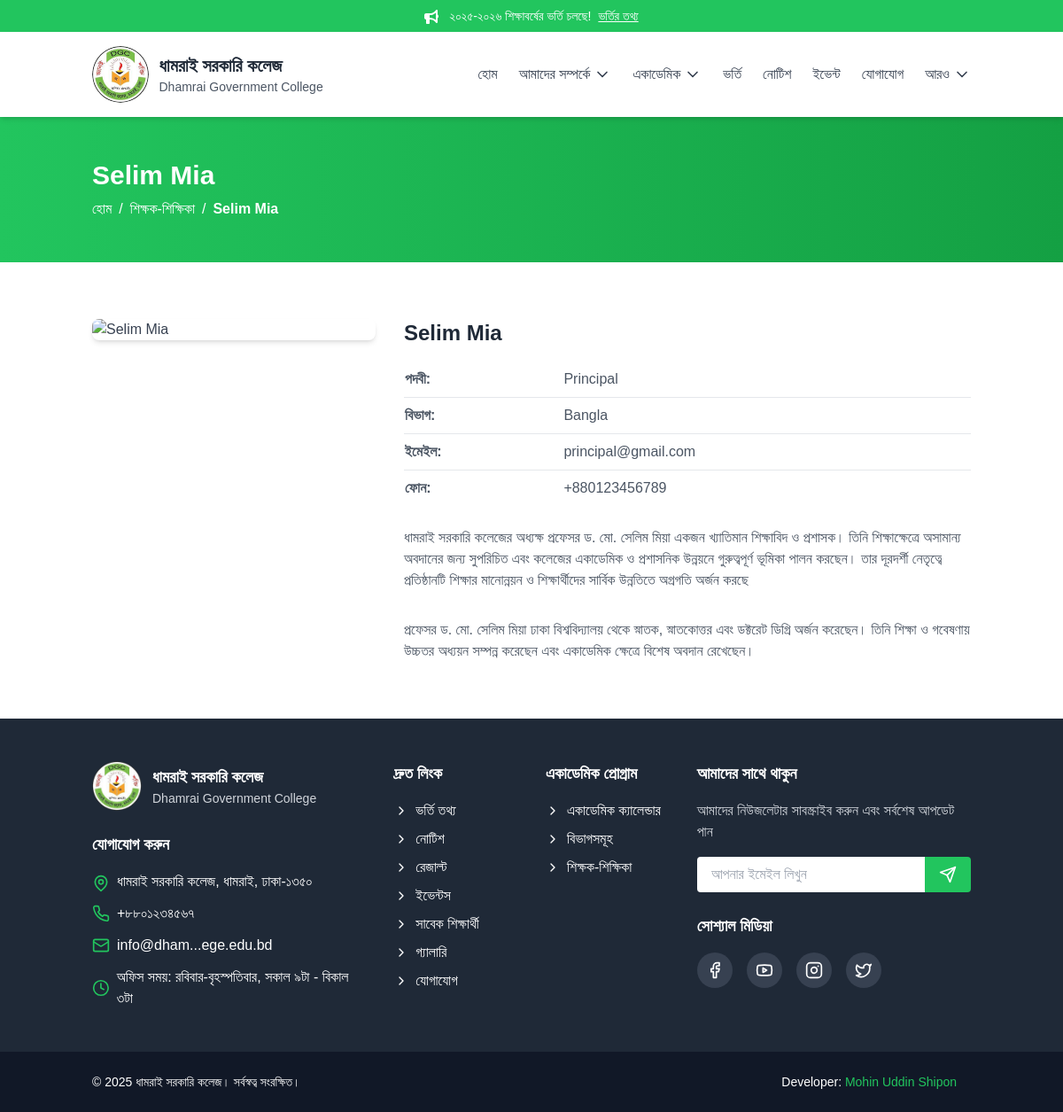
The app's page /faculty/kdO6UPnaudsvFGYQ/ with its own data.
### core/models.py (models this page shows, shortened)
class Faculty(models.Model):
    DESIGNATION_CHOICES = [
        ('principal', 'অধ্যক্ষ'),
        ('vice principal', 'সহযোগী অধ্যক্ষ'),
        ('professor', 'অধ্যাপক'),
        ('associate professor', 'যুগ্ম অধ্যাপক'),
        ('assistant professor', 'সহযোগী অধ্যাপক'),
        ('lecturer', 'প্রভাষক'),
        ('staff', 'কর্মচারী'),
    ]
    name = models.CharField(max_length=100)
    designation = models.CharField(max_length=50, choices=DESIGNATION_CHOICES)
    department = models.ForeignKey(Department, on_delete=models.SET_NULL, null=True, blank=True)
    education = models.TextField(blank=True, null=True)
    bio = models.TextField(blank=True, null=True)
    photo = CloudinaryField('image', blank=True, null=True)
    email = models.EmailField(blank=True, null=True)
    phone = models.CharField(max_length=20, blank=True, null=True)
    join_date = models.DateField()
    slug = models.SlugField(unique=True, blank=True)
    class Meta:
        verbose_name_plural = "শিক্ষক-শিক্ষিকা"
        ordering = ['designation', 'name']
        indexes = [models.Index(fields=['slug'])]

class Department(models.Model):
    name = models.CharField(max_length=100)
    code = models.CharField(max_length=10, unique=True)
    description = models.TextField(blank=True, null=True)
    department_head = models.ForeignKey(
        'Faculty', on_delete=models.SET_NULL, null=True, blank=True, related_name='head_of_department'
    )
    established = models.DateField(null=True, blank=True)
    slug = models.SlugField(unique=True, blank=True)
    class Meta:
        ordering = ['name']
        indexes = [models.Index(fields=['slug'])]

### core/views.py (the view)
# urls.py: path('faculty/<slug:slug>/', views.FacultyDetailView.as_view(), name='faculty_detail'),
class FacultyDetailView(DetailView):
    model = Faculty
    template_name = 'faculty_detail.html'
    context_object_name = 'faculty'
    def get_object(self, queryset=None):
        try:
            return super().get_object(queryset)
        except ObjectDoesNotExist:
            logger.error(f"Faculty not found: {self.kwargs.get('slug')}")
            raise Http404("Faculty member not found.")

### templates/faculty_detail.html (shortened to what this page needs)
{% extends "base.html" %}
{% load static %}
{% block content %}
<div class="bg-gradient-to-r from-primary to-primary-dark text-white py-12">
    <div class="container mx-auto px-4">
        <h1 class="text-3xl font-bold mb-2">{{ faculty.name }}</h1>
        <div class="flex items-center">
            <a href="{% url 'core:home' %}" class="hover:text-primary-light transition-colors duration-200">হোম</a>
            <span class="mx-2">/</span>
            <a href="{% url 'core:faculty' %}" class="hover:text-primary-light transition-colors duration-200">শিক্ষক-শিক্ষিকা</a>
            <span class="mx-2">/</span>
            <span class="font-semibold">{{ faculty.name }}</span>
        </div>
    </div>
</div>
<section class="py-16 bg-white">
    <div class="container mx-auto px-4">
        <div class="flex flex-col md:flex-row gap-8">
            <div class="md:w-1/3">
                {% if faculty.photo %}
                    <img src="{{ faculty.photo.url }}" alt="{{ faculty.name }}" class="rounded-lg shadow-md w-full">
                {% else %}
                    <div class="bg-gray-200 rounded-lg shadow-md w-full h-full flex items-center justify-center">
                        <span class="text-gray-500">No image found</span>
                    </div>
                {% endif %}
            </div>
            <div class="md:w-2/3">
                <h2 class="text-2xl font-bold text-gray-800 mb-4">{{ faculty.name }}</h2>
                <table class="table-auto border-collapse w-full text-left mt-4">
                    <tr class="border-b">
                        <td class="font-semibold text-gray-600 pr-4 py-2">পদবী:</td>
                        <td class="text-gray-600 py-2">{{ faculty.designation }}</td>
                    </tr>
                    <tr class="border-b">
                        <td class="font-semibold text-gray-600 pr-4 py-2">বিভাগ:</td>
                        <td class="text-gray-600 py-2">{{ faculty.department.name }}</td>
                    </tr>
                    <tr class="border-b">
                        <td class="font-semibold text-gray-600 pr-4 py-2">ইমেইল:</td>
                        <td class="text-gray-600 py-2">{{ faculty.email }}</td>
                    </tr>
                    <tr>
                        <td class="font-semibold text-gray-600 pr-4 py-2">ফোন:</td>
                        <td class="text-gray-600 py-2">{{ faculty.phone }}</td>
                    </tr>
                </table>
                <p class="text-gray-600 mt-6 mb-8">{{ faculty.bio }}</p>
                <p class="text-gray-600">{{ faculty.education }}</p>
            </div>
        </div>
    </div>
</section>
{% endblock content %}

### records on screen
Faculty: name "Selim Mia", designation "Principal", department.name "Bangla", email "principal@gmail.com", phone "+880123456789", bio "ধামরাই সরকারি কলেজের অধ্যক্ষ প্রফেসর ড. মো. সেলিম মিয়া একজন খ্যাতিমান শিক্ষাবিদ ও প্রশাসক। তিনি শিক্ষাক্ষেত্রে অসামান্য অবদানের জন্য সুপরিচিত এবং কলেজের একাডেমিক ও প্রশাসনিক উন্নয়নে গুরুত্বপূর্ণ ভূমিকা পালন করছেন। তার দূরদর্শী নেতৃত্বে প্রতিষ্ঠানটি শিক্ষার মানোন্নয়ন ও শিক্ষার্থীদের সার্বিক উন্নতিতে অগ্রগতি অর্জন করছে", education "প্রফেসর ড. মো. সেলিম মিয়া ঢাকা বিশ্ববিদ্যালয় থেকে স্নাতক, স্নাতকোত্তর এবং ডক্টরেট ডিগ্রি অর্জন করেছেন। তিনি শিক্ষা ও গবেষণায় উচ্চতর অধ্যয়ন সম্পন্ন করেছেন এবং একাডেমিক ক্ষেত্রে বিশেষ অবদান রেখেছেন।"

### other values on screen
{{ announcement_text }} "২০২৫-২০২৬ শিক্ষাবর্ষের ভর্তি চলছে!"
{{ link_text }} "ভর্তির তথ্য"
